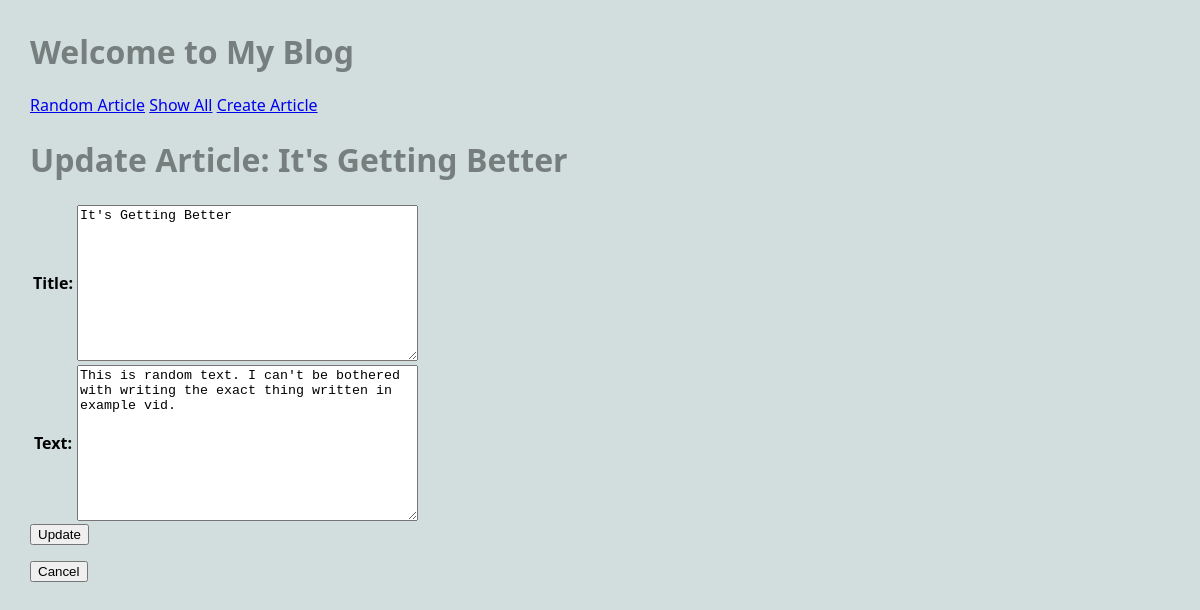
The page /blog/article/5/update on the database its author committed.
### blog/models.py (models this page shows, shortened)
class Article(models.Model):
    title = models.TextField(blank=True)
    author = models.TextField(blank=True)
    text = models.TextField(blank=True)
    published = models.DateTimeField(auto_now=True)
    image_file = models.ImageField(blank=True)

### blog/views.py (the view)
# urls.py: path('article/<int:pk>/update', UpdateArticleView.as_view(), name="update_article"),
class UpdateArticleView(UpdateView):
    model = Article
    form_class = UpdateArticleForm
    template_name = 'blog/update_article_form.html'

### blog/forms.py
class UpdateArticleForm(forms.ModelForm):
    class Meta:
        model = Article
        fields = ['title', 'text']

### blog/templates/blog/update_article_form.html (shortened to what this page needs)
{% extends "blog/base.html" %}
{% block content %}
<h1>Update Article: {{ article.title }}</h1>
<form action="{% url 'update_article' article.pk %}" method="POST"
 enctype="multipart/form-data">
    <table>
        {{ form.as_table }}
    </table>
    <input type="submit" name="submit" value="Update">
</form>
<form action="{% url 'article' article.pk %}" method="GET">
    <input type="submit" value="Cancel">
</form>
{% endblock %}

### static/styles-blog.css (style rules this page uses)
body { margin: 30px; background: #d1dedd; font-family:'Segoe UI', Tahoma, Geneva, Verdana, sans-serif; }
h1, h2, h3 { color: #767f7e; }

### rows shown on the page
Article: title "It's Getting Better", text "This is random text. I can't be bothered with writing the exact thing written in example vid."
